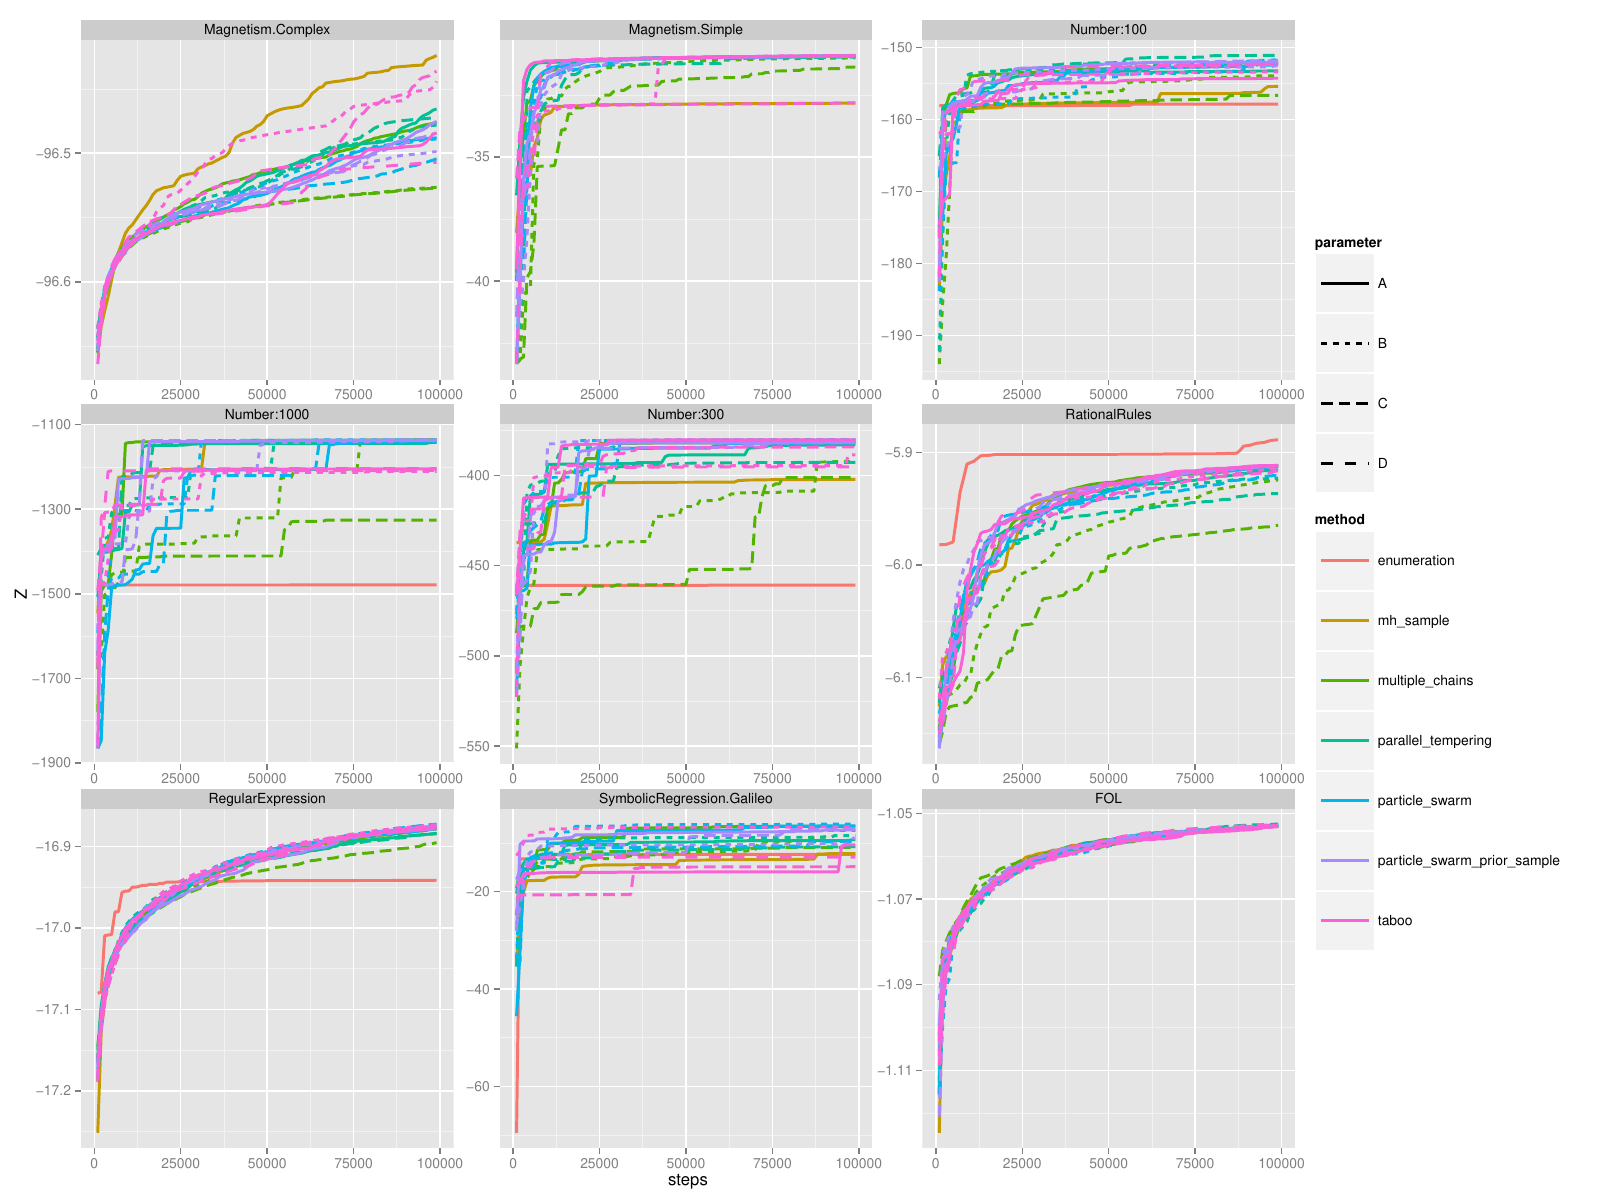

Here is the R script that generated this plot:
# Plots the evaluation for *evaluate-temperatures.py* only (otherwise the column numbers need to be changed, and the path)

library(ggplot2)
library(stringr)
library(gridExtra) # needed for "unit"

d <- NULL
for(f in list.files("output", pattern="out-agg*", full.names=TRUE)) {
        d <- rbind(d, read.table(f))
}
names(d)[1:6] <- c("model", "iteration", "method.param", "steps", "time", "Z")

d$method <- gsub("_[A-Z]$", "", d$method.param, perl=TRUE)
d$parameter <- as.factor(str_sub(d$method.param, -1, -1))

p <- ggplot(d, aes(x=steps, y=Z, color=method, linetype=parameter)) + 
	stat_summary(fun.y=mean, geom="line", size=1) +
	opts(legend.key.size=unit(3,"lines")) +
	facet_wrap( ~ model, scales="free")

ggsave("plot.pdf", width=16, height=12)


